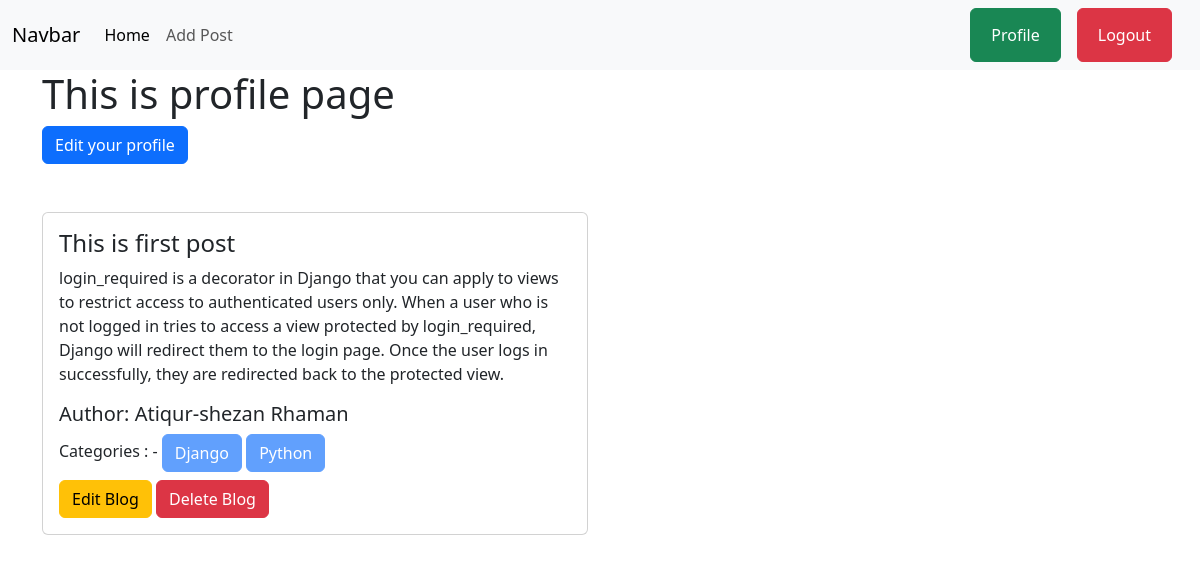
The app's page /author/profile/ (signed in) with its own data.
### posts/models.py (models this page shows, shortened)
class Post(models.Model):
    title = models.CharField(max_length=50)
    content = models.TextField()
    category = models.ManyToManyField(Category)
    author = models.ForeignKey(User, on_delete=models.CASCADE)

### categories/models.py (models this page shows, shortened)
class Category(models.Model):
    name = models.CharField(max_length=100)
    slug = models.SlugField(max_length=100, unique=True, null=True, blank=True)

### author/views.py (the view)
# urls.py: path('profile/', views.profileupdate, name='user_profile'),
@login_required
def profileupdate(request):
    data = Post.objects.filter(author = request.user)
    return render(request, 'profile.html', {'data':data})

### author/templates/profile.html (shortened to what this page needs)
{% extends "base.html" %}
{% load crispy_forms_tags %}
{% block content %}
<div class="container mb-5">
    <h1>This is profile page</h1>
    <a class="btn btn-primary" href="{% url 'edit_profile' %}">Edit your profile</a>
</div>
<div class="container">
    <div class="row">
        {% for i in data %}
            <div class="col-sm-6 mb-3 mb-sm-2">
                <div class="card">
                    <div class="card-body">
                        <h4 class="card-title">{{i.title}}</h4>
                        <p class="card-text">{{i.content}}</p>
                        <h5 class="card-title">Author: {{i.author.first_name}} {{i.author.last_name}}</h5>
                        <div class="mb-2">
                            Categories : -
                            {% for j in i.category.all %}
                            <button class="btn btn-primary" disabled>{{j.name}}</button>
                            {% endfor %}
                        </div>
                        <a href="{% url 'edit_post' i.id %}" class="btn btn-warning"> Edit Blog</a>
                        <a href="{% url 'delete_post' i.id %}" class="btn btn-danger"> Delete Blog</a>
                    </div>
                </div>
            </div>
        {% endfor %}
      </div>
</div>
{% endblock content %}

### records on screen
Post: title "This is first post", content "login_required is a decorator in Django that you can apply to views to restrict access to authenticated users only. When a user who is not logged in tries to access a view protected by login_required, Django will redirect them to the login page. Once the user logs in successfully, they are redirected back to the protected view.", author.first_name "Atiqur-shezan", author.last_name "Rhaman"
Category: name "Django"
Category: name "Python"
